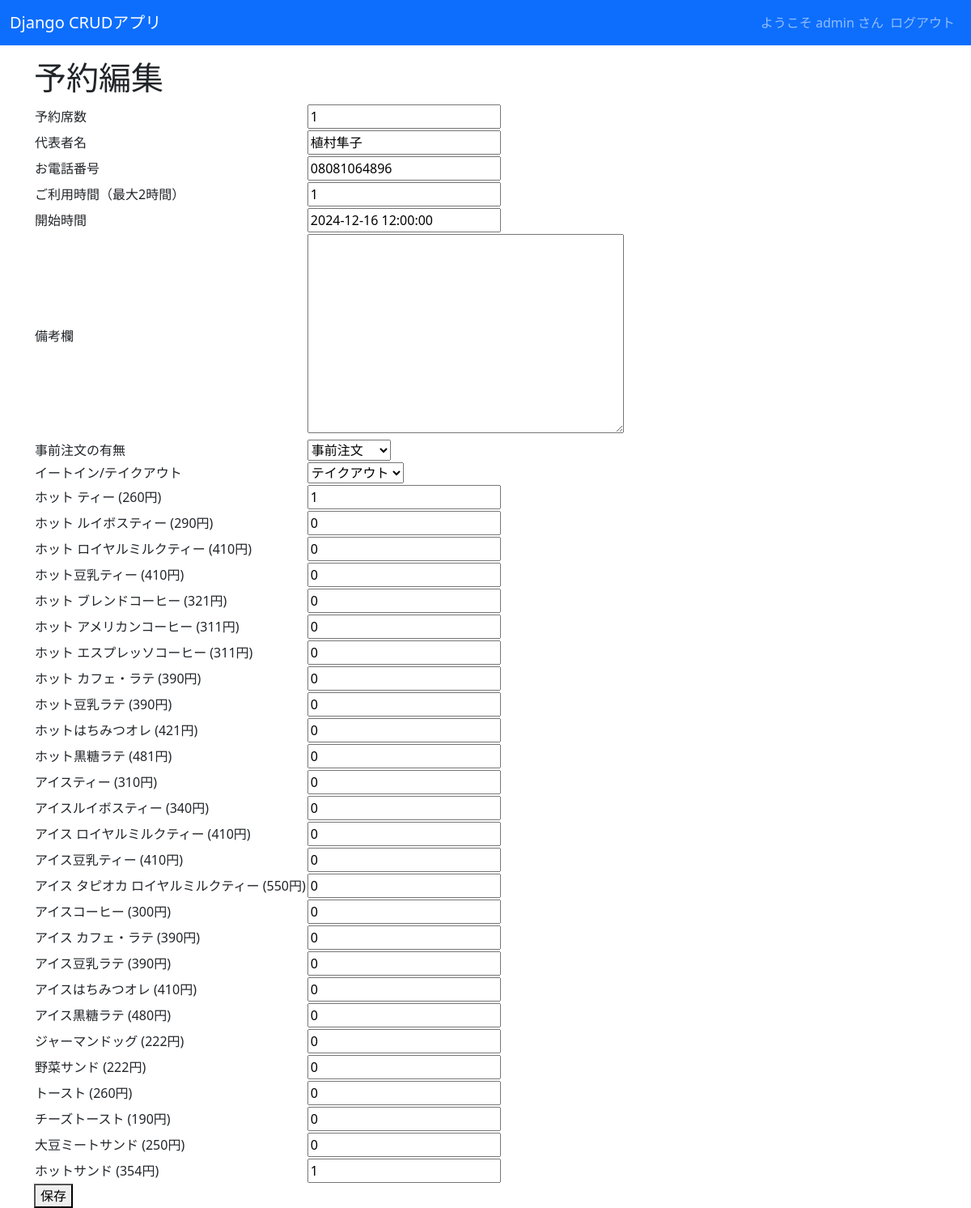
The app's page /edit/50/ (signed in) with its own data.
### reservations/models.py (models this page shows, shortened)
class Reservation(models.Model):
    customer_name = models.CharField(max_length=60, verbose_name="代表者名")
    phone_number = models.CharField(max_length=15, verbose_name="お電話番号")
    hour = models.PositiveIntegerField(verbose_name="ご利用時間（最大2時間）")
    start = models.DateTimeField(verbose_name="開始時間")
    end = models.DateTimeField(verbose_name="終了時間", null=True, blank=True)
    seat_count = models.PositiveIntegerField(verbose_name="予約席数", default=1)
    remark = models.TextField(max_length=200, verbose_name="備考欄", null=True, blank=True)
    RESERVATION_IS_PREORDER = ((1, '事前注文'), (2, 'お店で注文'))
    is_preorder = models.IntegerField(choices=RESERVATION_IS_PREORDER, verbose_name="事前注文の有無")
    RESERVATION_IS_EATIN = ((1, 'イートイン'), (2, 'テイクアウト'))
    is_eatin = models.IntegerField(choices=RESERVATION_IS_EATIN, verbose_name="イートイン/テイクアウト")
    menu_items = models.ManyToManyField(Items, through='ReservationItem', verbose_name="注文メニュー")

### reservations/views.py (the view, shortened to what this page needs)
# urls.py: path('edit/<int:pk>/', views.ReservationEditView.as_view(), name="reservation_edit"),
class ReservationEditView(UpdateView):
    model = Reservation
    form_class = ReservationForm
    template_name = 'reservations/reservation_edit.html'
    def get_object(self):
        reservation_id = self.kwargs.get('pk')
        return get_object_or_404(Reservation, id=reservation_id)
    def get_context_data(self, **kwargs):
        context = super().get_context_data(**kwargs)
        reservation = self.get_object()
        reservation_items = reservation.items.all()
        context['reservation_items'] = reservation_items
        return context

### reservations/forms.py (shortened to what this page needs)
class ReservationForm(forms.ModelForm):
    class Meta:
        model = Reservation
        fields = [
            'seat_count', 'customer_name', 'phone_number', 'hour', 'start', 'remark', 'is_preorder', 'is_eatin'
        ]
    def __init__(self, *args, **kwargs):
        super().__init__(*args, **kwargs)
        items = Items.objects.all().order_by('sort')  # メニューを並べ替え
        for item in items:
            quantity = 0
            if self.instance.pk:  # 予約が既に存在する場合
                reservation_items = self.instance.items.filter(item=item)
                if reservation_items.exists():
                    quantity = reservation_items.first().quantity
            self.fields[f'item_{item.id}'] = forms.IntegerField(
                label=f'{item.name} ({item.price}円)',
                required=False,
                initial=quantity,  # 初期値に数量を設定
                widget=forms.NumberInput(attrs={'min': '0', 'step': '1'})
            )

### reservations/templates/reservations/reservation_edit.html (shortened to what this page needs)
{% extends 'base.html' %}
{% block content %}
<h1>予約編集</h1>
<form method="post">
    <table>
        <tbody>
            {% for field in form %}
                <tr>
                    <td>{{ field.label }}</td>
                    <td>{{ field }}</td>
                </tr>
            {% endfor %}
        </tbody>
    </table>
    <button type="submit">保存</button>
</form>
{% endblock %}

### myproject2/crud/templates/base.html (shortened to what this page needs)
<!DOCTYPE html>
<html lang="ja">
<head>
    <link href="https://cdn.jsdelivr.net/npm/bootstrap@5.3.0-alpha3/dist/css/bootstrap.min.css" rel="stylesheet">
</head>
<body>
    <nav class="navbar navbar-expand-lg navbar-dark bg-primary" style="margin-bottom: 1rem;">
        <div class="container-fluid">
            <a class="navbar-brand" href="{% url 'list' %}">Django CRUDアプリ</a>
            <div class="collapse navbar-collapse" id="navbarNav">
                <ul class="navbar-nav ms-auto">
                    {% if request.user.is_authenticated %}
                    <span class="navbar-text">
                        ようこそ {{ user.get_username }} さん
                    </span>
                    <li class="nav-item">
                        <form action="{% url 'logout' %}" method="post">
                            <input class="nav-link" type="submit" value="ログアウト">
                        </form>
                    </li>
                    {% else %}
                    <li class="nav-item">
                        <a class="nav-link" href="{% url 'login' %}">ログイン</a>
                    </li>
                    {% endif %}
                </ul>
            </div>
        </div>
    </nav>
    <div class="container">
        {% block content %}{% endblock %}
    </div>
</body>
</html>

### records on screen
Reservation: form "1" "植村隼子" "08081064896" "1" "2024-12-16 12:00:00" "事前注文" "テイクアウト"

### other values on screen
{{ user.get_username }} "admin"
{{ field.label }} "予約席数" "代表者名" "お電話番号" "ご利用時間（最大2時間）" "開始時間" "備考欄" "事前注文の有無" "イートイン/テイクアウト" "ホット ティー (260円)" "ホット ルイボスティー (290円)" "ホット ロイヤルミルクティー (410円)" "ホット豆乳ティー (410円)" "ホット ブレンドコーヒー (321円)" "ホット アメリカンコーヒー (311円)" "ホット エスプレッソコーヒー (311円)" "ホット カフェ・ラテ (390円)" "ホット豆乳ラテ (390円)" "ホットはちみつオレ (421円)" "ホット黒糖ラテ (481円)" "アイスティー (310円)" "アイスルイボスティー (340円)" "アイス ロイヤルミルクティー (410円)" "アイス豆乳ティー (410円)" "アイス タピオカ ロイヤルミルクティー (550円)" "アイスコーヒー (300円)" "アイス カフェ・ラテ (390円)" "アイス豆乳ラテ (390円)" "アイスはちみつオレ (410円)" "アイス黒糖ラテ (480円)" "ジャーマンドッグ (222円)" "野菜サンド (222円)" "トースト (260円)" "チーズトースト (190円)" "大豆ミートサンド (250円)" "ホットサンド (354円)"
